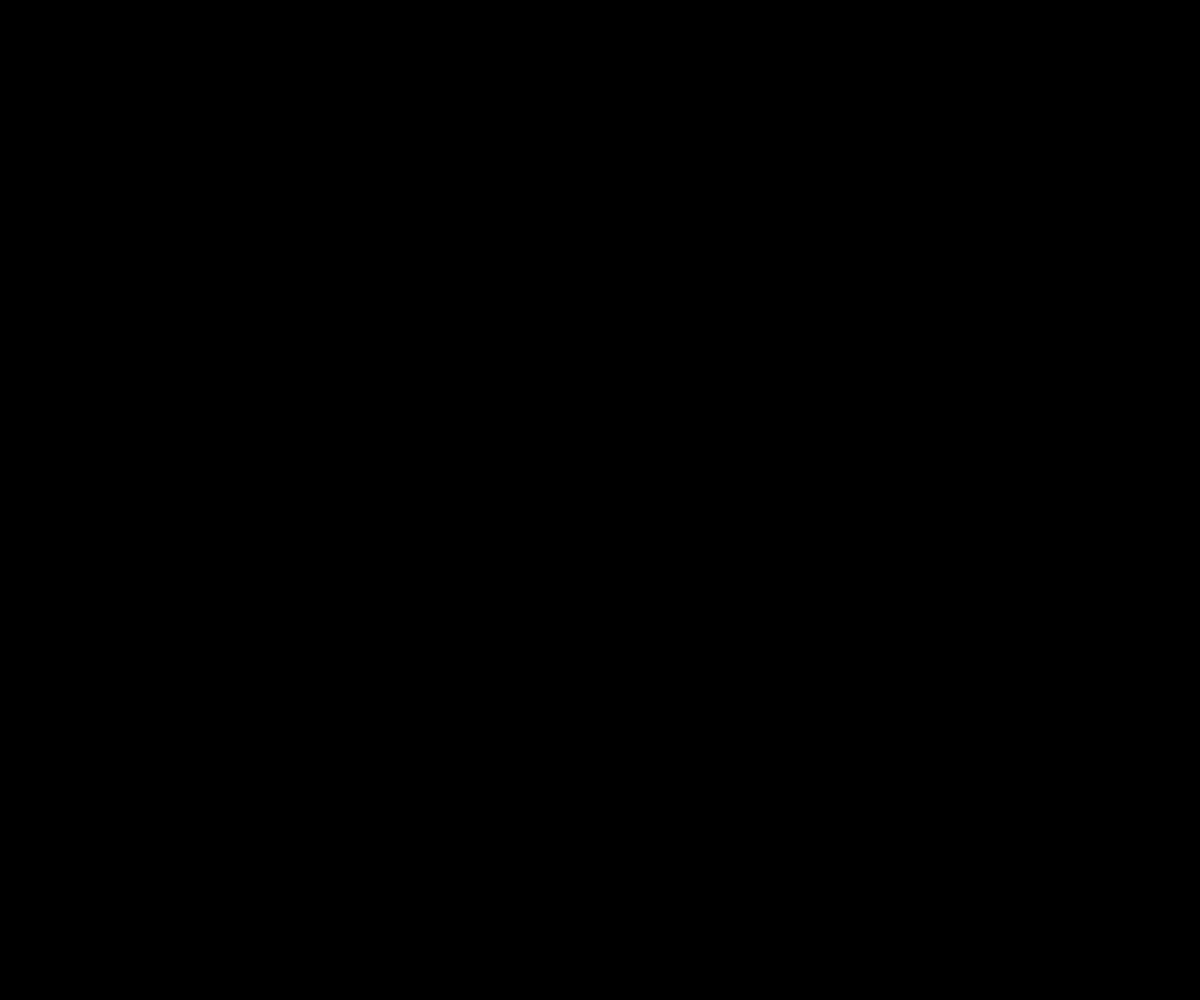
Frame 1 (no input)
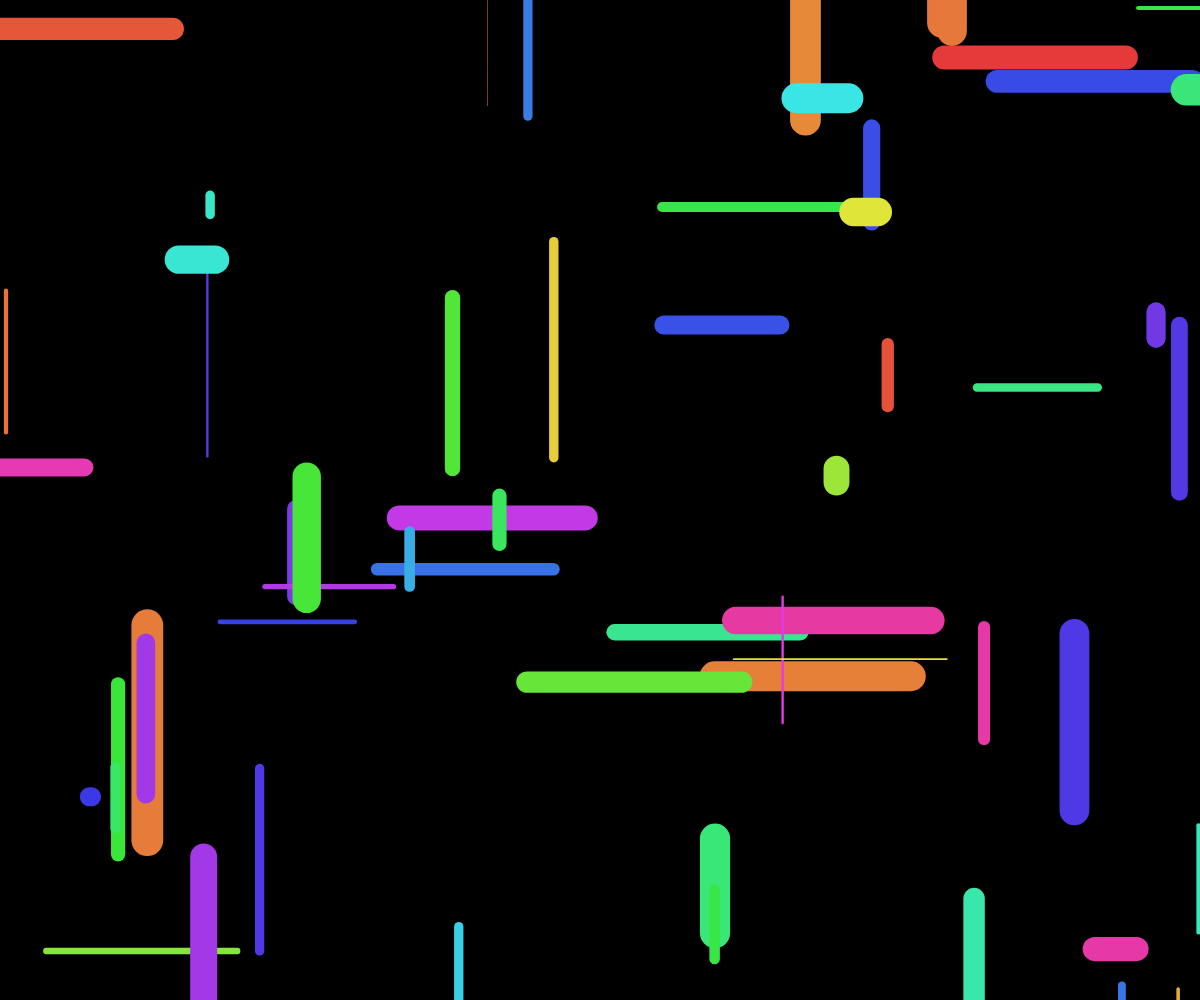
Frame 60 (no input)
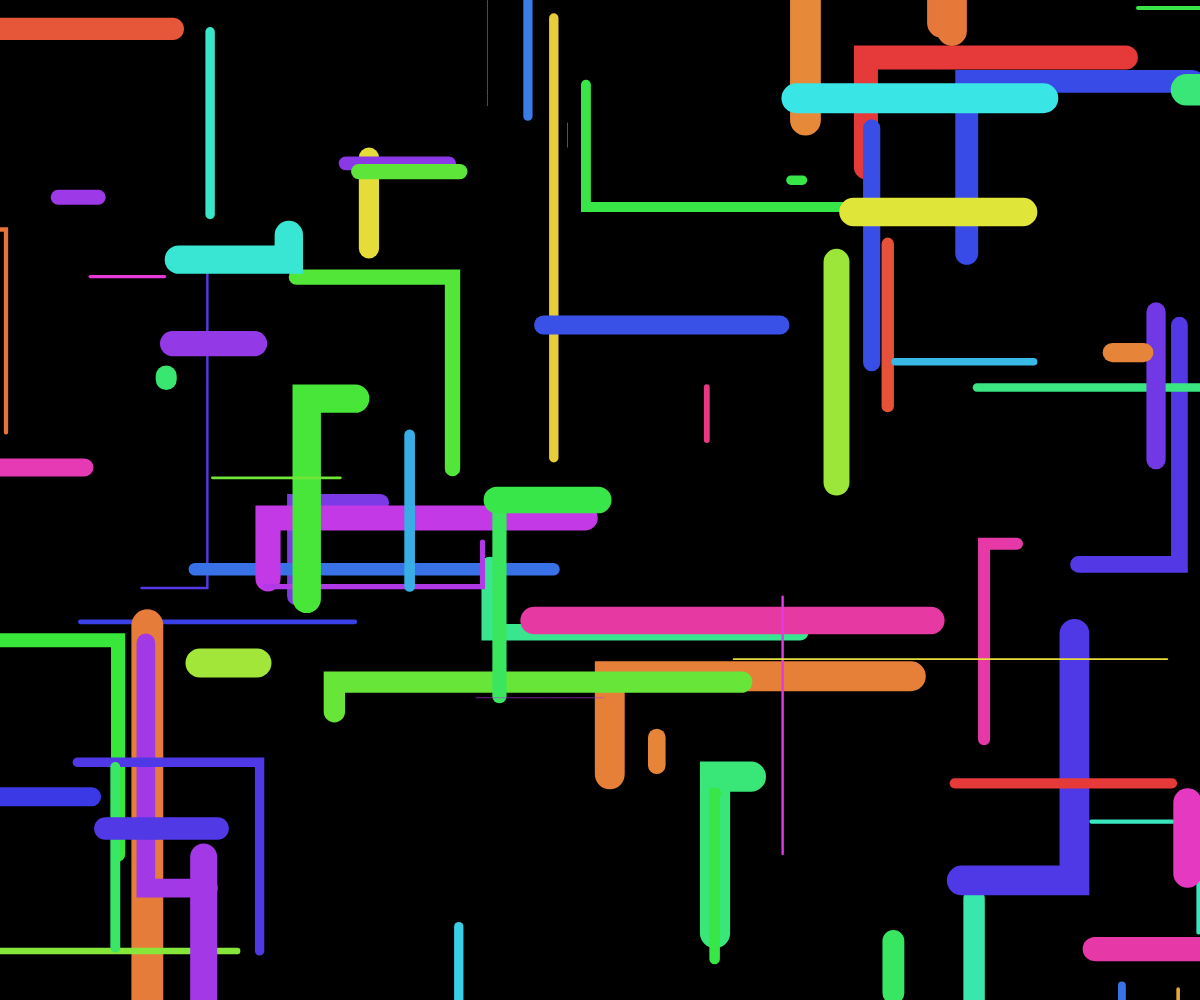
Frame 120 (the mouse pressed at the canvas centre since frame 60)

The p5.js sketch that drew these frames (run headless with seeded random() and noise() and a simulated clock; from frame 60 on, the mouse is pressed at the canvas centre):

// p5.js sketch
// ── sketch.js
let growingLines = [];
let numLines = 40;

function setup() {
    createCanvas(windowWidth, windowHeight);
    colorMode(HSB, 360, 100, 100);
    
    // 線を初期化
    for (let i = 0; i < numLines; i++) {
        growingLines.push(createGrowingLine());
    }
}

function createGrowingLine() {
    return {
        points: [],
        currentX: random(width),
        currentY: random(height),
        direction: random(["up", "down", "left", "right"]),
        hue: random(360),
        speed: random(1.5, 3.75), // スピードを1.5倍に
        thickness: random(0.5, 32), // 最太線を倍に
        changeTimer: random(60, 150)
    };
}

function draw() {
    background(0);
    
    for (let i = 0; i < growingLines.length; i++) {
        let lineObj = growingLines[i];
        
        // 線を描画
        stroke(lineObj.hue, 75, 90);
        strokeWeight(lineObj.thickness);
        
        // 線を構成する全ポイントを描画
        if (lineObj.points.length > 1) {
            noFill();
            beginShape();
            for (let point of lineObj.points) {
                vertex(point.x, point.y);
            }
            endShape();
        }
        
        // 新しいポイントを追加（線を伸ばす）
        let newX = lineObj.currentX;
        let newY = lineObj.currentY;
        
        if (lineObj.direction === "up") {
            newY -= lineObj.speed;
        } else if (lineObj.direction === "down") {
            newY += lineObj.speed;
        } else if (lineObj.direction === "left") {
            newX -= lineObj.speed;
        } else if (lineObj.direction === "right") {
            newX += lineObj.speed;
        }
        
        // 新しいポイントを追加
        lineObj.points.push({
            x: newX,
            y: newY
        });
        
        // 線の長さを制限してメモリ使用量を抑制
        if (lineObj.points.length > 200) {
            lineObj.points.shift();
        }
        
        lineObj.currentX = newX;
        lineObj.currentY = newY;
        
        // 方向転換タイマー
        lineObj.changeTimer--;
        if (lineObj.changeTimer <= 0) {
            // 垂直方向転換
            if (lineObj.direction === "up" || lineObj.direction === "down") {
                lineObj.direction = random(["left", "right"]);
            } else {
                lineObj.direction = random(["up", "down"]);
            }
            
            // タイマーリセット
            lineObj.changeTimer = random(60, 150);
        }
    }
    
    // 線の数を制限してパフォーマンスを維持
    if (growingLines.length > 500) {
        growingLines.splice(0, 50); // 古い線を50本削除
    }
    
    // 新しい線を定期的に追加（頻度をさらに倍に）
    if (frameCount % 3 === 0) {
        growingLines.push(createGrowingLine());
    }
}

function windowResized() {
    resizeCanvas(windowWidth, windowHeight);
}

function keyPressed() {
    if (key === " ") {
        // スペースキーで全ての線をクリア
        growingLines = [];
    }
}

function mousePressed() {
    // クリックで新しい線を追加
    let newLine = createGrowingLine();
    newLine.currentX = mouseX;
    newLine.currentY = mouseY;
    growingLines.push(newLine);
}
